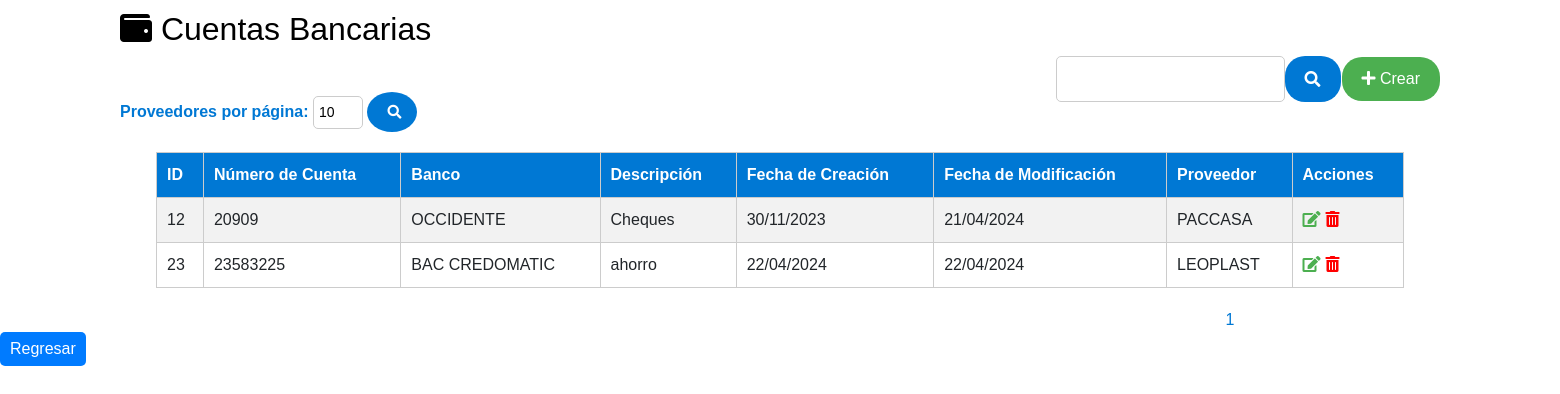
The page /Proveedores/listar_cuentas.php on the database as committed earlier.
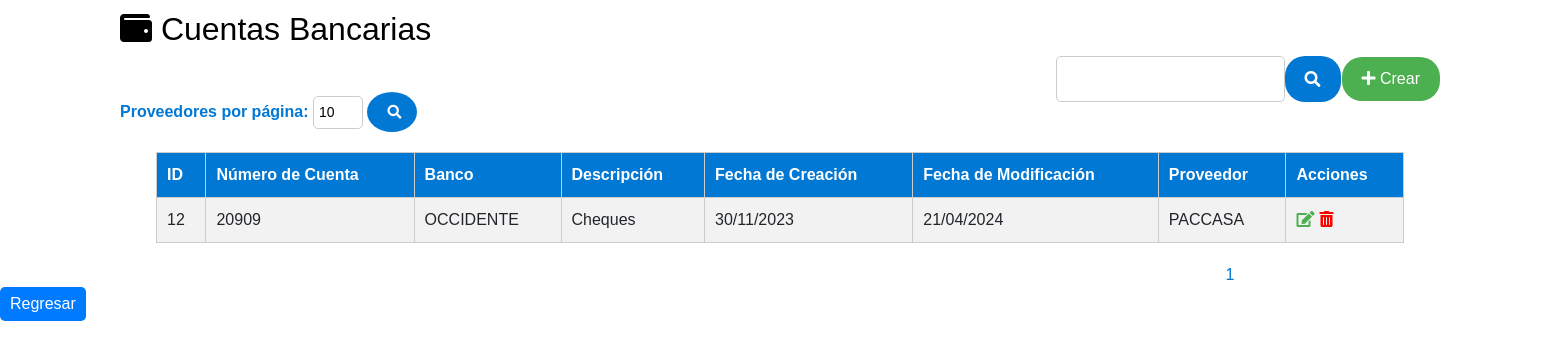
The same page on the database as committed later.
### tables this page shows
CREATE TABLE `tbl_cuenta_proveedor` (
  `ID_CUENTA_PROVEEDOR` int(11) NOT NULL AUTO_INCREMENT,
  `NUMERO_CUENTA` varchar(20) DEFAULT NULL,
  `BANCO` varchar(50) DEFAULT NULL,
  `DESCRIPCION_CUENTA` text DEFAULT NULL,
  `FECHA_CREACION` timestamp NOT NULL DEFAULT current_timestamp(),
  `FECHA_MODIFICACION` timestamp NOT NULL DEFAULT current_timestamp() ON UPDATE current_timestamp(),
  `ID_PROVEEDOR` int(11) DEFAULT NULL,
  PRIMARY KEY (`ID_CUENTA_PROVEEDOR`),
  KEY `fk_tbl_proveedores_tbl_cuenta_proveedor` (`ID_PROVEEDOR`) USING BTREE,
  CONSTRAINT `fk_tbl_proveedores_tbl_cuenta_proveedor` FOREIGN KEY (`ID_PROVEEDOR`) REFERENCES `tbl_proveedores` (`ID_PROVEEDOR`) ON DELETE CASCADE ON UPDATE CASCADE
);

CREATE TABLE `tbl_proveedores` (
  `ID_PROVEEDOR` int(11) NOT NULL AUTO_INCREMENT,
  `NOMBRE` varchar(100) DEFAULT NULL,
  `DIRECCION` varchar(200) DEFAULT NULL,
  `TELEFONO` varchar(20) DEFAULT NULL,
  `CORREO_ELECTRONICO` varchar(100) DEFAULT NULL,
  `FECHA_CREACION` timestamp NOT NULL DEFAULT current_timestamp(),
  `FECHA_MODIFICACION` timestamp NOT NULL DEFAULT current_timestamp() ON UPDATE current_timestamp(),
  `CREADO_POR` varchar(255) DEFAULT NULL,
  `MODIFICADO_POR` varchar(255) DEFAULT NULL,
  `id_empresa` int(11) DEFAULT NULL,
  `SERVICIO_PRESTADO` varchar(150) DEFAULT NULL,
  `RTN_EMPRESA` varchar(15) DEFAULT NULL,
  `ESTADO_PROVEEDOR` varchar(255) DEFAULT NULL,
  PRIMARY KEY (`ID_PROVEEDOR`)
);

### Proveedores/listar_cuentas.php (the view, shortened to what this page needs)
<?php
include('db.php');
$resultsPerPage = isset($_GET['por_pagina']) ? intval($_GET['por_pagina']) : 10;
$page = isset($_GET['page']) ? intval($_GET['page']) : 1;
$offset = ($page - 1) * $resultsPerPage;
$query = "SELECT cp.ID_CUENTA_PROVEEDOR, cp.NUMERO_CUENTA, cp.BANCO, cp.DESCRIPCION_CUENTA,  cp.FECHA_CREACION, cp.FECHA_MODIFICACION, p.NOMBRE as NOMBRE_PROVEEDOR
          FROM tbl_cuenta_proveedor cp
          INNER JOIN tbl_proveedores p ON cp.ID_PROVEEDOR = p.ID_PROVEEDOR";
$query .= " LIMIT $resultsPerPage OFFSET $offset";
$queryCount = "SELECT COUNT(*) AS total FROM tbl_cuenta_proveedor";
$countResult = $conexion->query($queryCount);
$totalAccounts = $countResult->fetch_assoc()['total'];
$totalPages = ceil($totalAccounts / $resultsPerPage);
$result = $conexion->query($query);
?>
<!DOCTYPE html>
<html>
<head>
<link href="https://cdn.jsdelivr.net/npm/bootstrap@5.3.0/dist/css/bootstrap.min.css" rel="stylesheet">
<link rel="stylesheet" href="https://cdnjs.cloudflare.com/ajax/libs/font-awesome/5.15.3/css/all.min.css">
</head>
<body>
    <h2><i class="fas fa-wallet"></i> Cuentas Bancarias</h2>
    <div class="button-container">
<div class="search-container">
    <form method="GET">
        <input type="text" name="search" id="search">
        <button type="submit" class="fas fa-search"></button>
    </form>
 </div>
  <a href="crear_cuenta1.php"><button class="btn-crear"><i class="fas fa-plus"></i> Crear</button></a>
</div>
<form method="GET">
    <label for="por_pagina">Proveedores por página:</label>
    <input type="text" name="por_pagina" id="por_pagina" value="<?php echo $resultsPerPage; ?>">
    <button type="submit" id="search-button" class="pagination-button"><i class="fas fa-search"></i></button>
</form>
    <table>
        <tr>
            <th>ID</th>
            <th>Número de Cuenta</th>
            <th>Banco</th>
            <th>Descripción</th>
            <th>Fecha de Creación</th>
            <th>Fecha de Modificación</th>
            <th>Proveedor</th>
            <th>Acciones</th>
        </tr>
        <?php
        while ($row = $result->fetch_assoc()) {
            echo "<tr>";
            echo "<td>" . $row['ID_CUENTA_PROVEEDOR'] . "</td>";
            echo "<td>" . $row['NUMERO_CUENTA'] . "</td>";
            echo "<td>" . $row['BANCO'] . "</td>";
            echo "<td>" . $row['DESCRIPCION_CUENTA'] . "</td>";
           echo "<td>" . date("d/m/Y", strtotime($row['FECHA_CREACION'])) . "</td>";
           echo "<td>" . date("d/m/Y", strtotime($row['FECHA_MODIFICACION'])) . "</td>";
            echo "<td>" . $row['NOMBRE_PROVEEDOR'] . "</td>";
            echo "<td><a href='actualizar_cuenta.php?id=" . $row['ID_CUENTA_PROVEEDOR'] . "' class='action-link-green'><i class='fas fa-edit'></i></a>";
            echo "<a href='eliminar_cuenta.php?id=" . $row['ID_CUENTA_PROVEEDOR'] . "'class='action-link-red'><i class='fas fa-trash-alt'></i></a></td>";
            echo "</tr>";
        }
        ?>
    </table>
    <div class="pagination-center">
        <?php
        for ($i = 1; $i <= $totalPages; $i++) {
            $activeClass = ($i == $page) ? 'active' : '';
            echo "<a href='listar_cuentas.php?page=$i&por_pagina=$resultsPerPage' class='$activeClass'>$i</a> ";
        }
        ?>
    </div>
          <button class="styled-button"
    onclick="window.location.href='../admin/administrar.php'"
    style="background-color: #007bff; color: #fff; padding: 5px 10px; border: none; border-radius: 5px; cursor: pointer; float: left;">Regresar</button>
</body>
</html>

Rows that differ between the two databases and show on the page:
removed tbl_cuenta_proveedor: ID_CUENTA_PROVEEDOR "23", NUMERO_CUENTA "23583225", BANCO "BAC CREDOMATIC", DESCRIPCION_CUENTA "ahorro", FECHA_CREACION "22/04/2024", FECHA_MODIFICACION "22/04/2024", ID_PROVEEDOR.NOMBRE "LEOPLAST"
